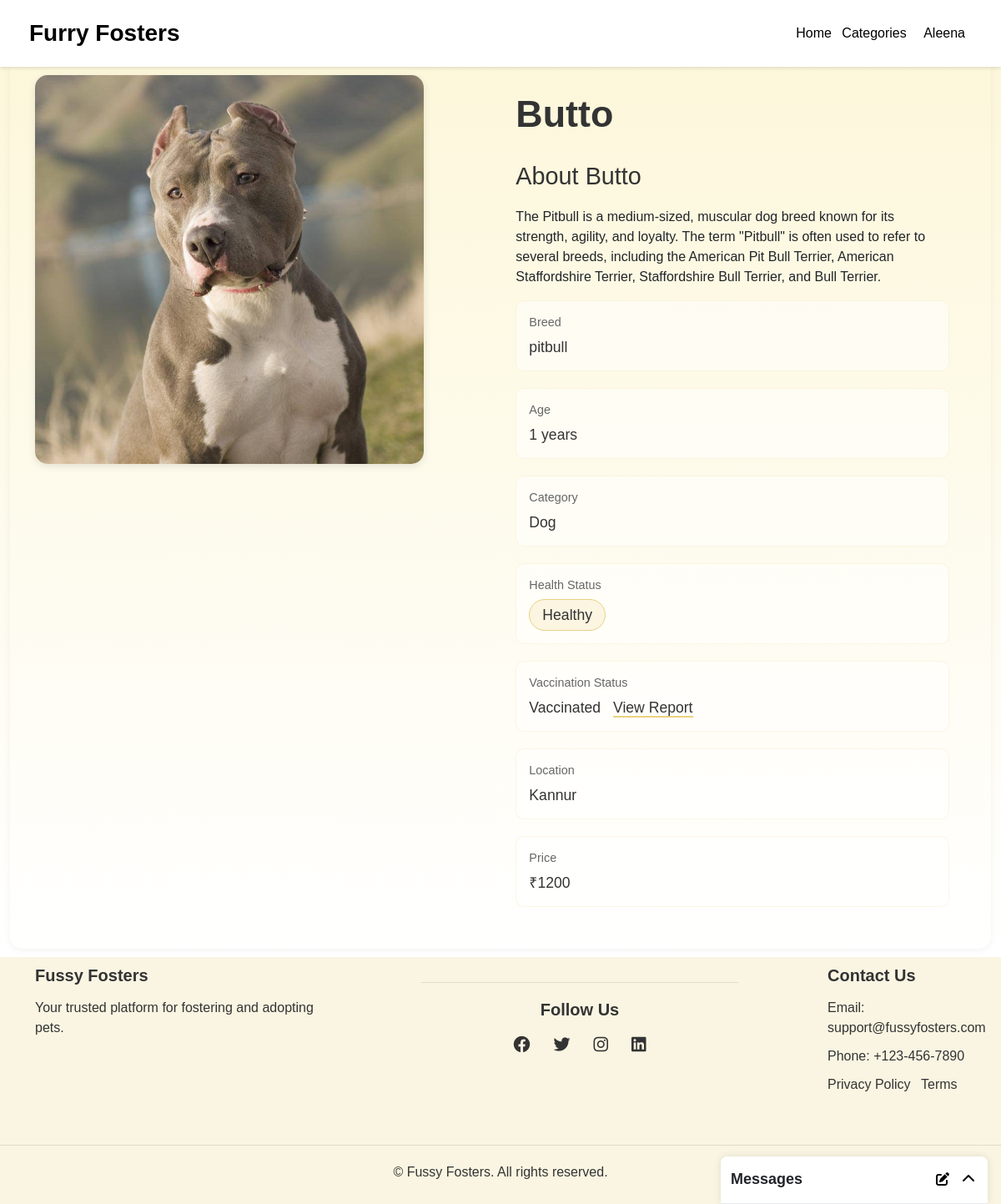
The app's page /pet/39/ (signed in) with its own data.
### accounts/models.py (models this page shows, shortened)
class CustomUser(AbstractUser):
    ROLE_CHOICES = [
        ('foster', 'Foster Home'),
        ('adopter', 'Adopter'),
        ('admin', 'Admin'),
    ]
    full_name = models.CharField(
        max_length=150,
        default='Unknown',
        blank=False,
        help_text="Enter your full name."
    )
    email = models.EmailField(unique=True)
    is_active = models.BooleanField(default=True)  # Defaults to True for all users except fosters
    role = models.CharField(max_length=20, choices=ROLE_CHOICES, default='adopter')
    phone_number = models.CharField(
        max_length=10,
        blank=True,
        null=True,
        validators=[
            RegexValidator(r'^\d{10}$', 'Only digits are allowed, and it must be exactly 10 digits.')
        ],
        help_text="Enter a valid 10-digit phone number."
    )
    license_number = models.CharField(
        max_length=50,
        blank=True,
        null=True,
        help_text="Required if registering as a foster."
    )

### movielapp/models.py (models this page shows, shortened)
class Pet(models.Model):
    CATEGORIES = [
        ('Dog', 'Dog'),
        ('Cat', 'Cat'),
        ('Bird', 'Bird'),
    ]
    name = models.CharField(max_length=100)
    breed = models.CharField(max_length=50)
    age = models.PositiveIntegerField()
    price = models.DecimalField(max_digits=10, decimal_places=0, default=0)
    gender = models.CharField(max_length=10, default='Male')
    health_status = models.CharField(max_length=100, default="Healthy")
    availability = models.BooleanField(default=True)
    foster_home = models.ForeignKey(CustomUser, on_delete=models.CASCADE, related_name="fostered_pets", null=True, blank=True)
    vaccine_report = models.FileField(upload_to='vaccine_report/', null=True)
    image = models.ImageField(upload_to='petimages/', null=True, blank=True)
    category = models.CharField(max_length=50, choices=CATEGORIES, default='Dog')
    about = models.TextField(null=True, blank=True)  # New field for pet description
    location = models.CharField(max_length=255, null=True, blank=True)  # New field for pet location

### movielapp/views.py (the view)
# urls.py: path('pet/<int:pet_id>/', views.pet_detail, name='pet_detail'),
@login_required
@never_cache
def pet_detail(request, pet_id):
    pet = get_object_or_404(Pet, id=pet_id)
    last_messages = (
        Message.objects.filter(
            Q(sender=request.user) | Q(recipient=request.user)
        )
        .values('pet_id')
        .annotate(last_message_id=Max('id'))
    )
    last_message_ids = [msg['last_message_id'] for msg in last_messages]
    last_messages_queryset = (
        Message.objects.filter(id__in=last_message_ids)
        .select_related('sender', 'recipient', 'pet')
        .order_by('-created_at')
    )
    chat_messages_queryset = Message.objects.filter(
        Q(pet=pet) &
        (Q(sender=request.user) | Q(recipient=request.user))
    ).order_by('created_at')
    context = {
        'pet': pet,
        'form': AdoptionIntentForm(),
        'last_messages': last_messages_queryset,
        'chat_messages': chat_messages_queryset,
    }
    return render(request, 'pets/pet_detail.html', context)

### movielapp/templates/pets/pet_detail.html (shortened to what this page needs)
{% extends 'homepage/layout.html' %}
{% load static %}
{% block content %}
<link rel="stylesheet" href="{% static 'css/pet_detail.css' %}?v=2" />
<div class="pet-detail">
    {% include "messages/message.html" %}
    <div class="pet-detail-container">
        <div class="pet-image-section">
            <img src="{{ pet.image.url }}" alt="{{ pet.name }}" class="pet-image">
        </div>
        <div class="pet-info-section">
            <h1>{{ pet.name }}</h1>
            <div class="pet-about">
                <h2>About {{ pet.name }}</h2>
                <p>{{ pet.about|default:"No description available." }}</p>
                <div class="info-grid">
                    <div class="info-item">
                        <span class="label">Breed</span>
                        <span class="value">{{ pet.breed }}</span>
                    </div>
                    <div class="info-item">
                        <span class="label">Age</span>
                        <span class="value">{{ pet.age }} years</span>
                    </div>
                    <div class="info-item">
                        <span class="label">Category</span>
                        <span class="value">{{ pet.category }}</span>
                    </div>
                    <div class="info-item">
                        <span class="label">Health Status</span>
                        <span class="value status-badge">{{ pet.health_status }}</span>
                    </div>
                    <div class="info-item">
                        <span class="label">Vaccination Status</span>
                        <span class="value">
                            {% if pet.vaccine_report %}
                                Vaccinated
                                <a href="{{ pet.vaccine_report.url }}" target="_blank" class="report-link">
                                    View Report
                                </a>
                            {% else %}
                                Not Vaccinated
                            {% endif %}
                        </span>
                    </div>
                    <div class="info-item">
                        <span class="label">Location</span>
                        <span class="value">{{ pet.location }}</span>
                    </div>
                    <div class="info-item">
                        <span class="label">Price</span>
                        <span class="value">₹{{ pet.price }}</span>
                    </div>
                </div>
            </div>
        </div>
    </div>
</div>
{% endblock %}

### movielapp/templates/homepage/header.html (shortened to what this page needs)
{% load static %}
<!DOCTYPE html>
<html lang="en">
<head>
    <link rel="stylesheet" href="{% static 'css/header.css' %}" />
    <link rel="stylesheet" href="https://cdnjs.cloudflare.com/ajax/libs/font-awesome/6.0.0/css/all.min.css" />
</head>
<body>
    <div class="header">
        <a href="{% url 'house' %}" class="logo">Furry Fosters</a>
        <div class="header-right">
            <a href="{% url 'house' %}">Home</a>
            <div class="dropdown">
                <button class="dropbtn">Categories</button>
            </div>
            {% if user.is_authenticated %}
                <div class="dropdown">
                    <button class="dropbtn">{{ user.full_name }}</button>
                </div>
            {% else %}
                <a href="{% url 'login' %}">Signup</a>
            {% endif %}
        </div>
    </div>
</body>
</html>

### static/css/header.css (style rules this page uses)
.header { background-color: white; display: flex; justify-content: space-between; align-items: center; padding: 15px 35px; box-shadow: 0 2px 4px rgba(0, 0, 0, 0.1); position: fixed; width: 100%; top: 0; z-index: 1000; font-family: Arial, sans-serif; height: 80px; }
.logo { font-size: 28px; font-weight: bold; text-decoration: none; color: black; }
.header-right a { margin-left: 10px; text-decoration: none; color: black; font-size: 16px; font-weight: 500; transition: color 0.3s ease-in-out; }
.dropdown { position: relative; display: inline-block; }
.dropbtn { background-color: transparent; color: black; padding: 8px 8px; border: none; cursor: pointer; font-size: 16px; font-weight: 500; }

### static/css/pet_detail.css (style rules this page uses)
.pet-detail { padding: 10px 1%; background: linear-gradient(to bottom, rgba(246, 227, 125, 0.3), white); min-height: 100vh; }
.pet-detail-container { max-width: 1500px; margin-top: 50px; display: grid; grid-template-columns: 1fr 1.2fr; gap: 90px; border-radius: 15px; padding: 30px; box-shadow: 0 2px 10px rgba(0, 0, 0, 0.05); }
.pet-image-section { display: flex; flex-direction: column; gap: 20px; }
.pet-image { width: 100%; aspect-ratio: 1; object-fit: cover; border-radius: 15px; box-shadow: 0 3px 10px rgba(0, 0, 0, 0.1); }
.pet-info-section { padding: 20px; }
.pet-info-section h1 { font-size: 2.8rem; font-weight: 700; color: #333; margin-bottom: 30px; }
.pet-about h2 { font-size: 1.8rem; color: #333; margin-bottom: 20px; }
.info-grid { display: grid; gap: 20px; }
.info-item { background: rgba(255, 255, 255, 0.5); padding: 15px; border-radius: 10px; border: 1px solid rgba(233, 210, 129, 0.2); }
.label { display: block; font-size: 0.9rem; color: #666; margin-bottom: 5px; }
.value { display: block; font-size: 1.1rem; color: #333; font-weight: 500; }
.status-badge { display: inline-block; background: rgb(233, 210, 129, 0.2); padding: 5px 15px; border-radius: 50px; border: 1px solid rgb(233, 210, 129); }
.report-link { color: #333; text-decoration: none; border-bottom: 2px solid rgb(233, 210, 129); margin-left: 10px; transition: all 0.3s ease; }

### static/css/footer.css (style rules this page uses)
html, body { height: 100%; margin: 0; padding: 0; font-family: Arial, sans-serif; }
body { display: flex; flex-direction: column; min-height: 100vh; }

### records on screen
CustomUser: full_name "Aleena"
Pet: image (picture), name "Butto", about "The Pitbull is a medium-sized, muscular dog breed known for its strength, agility, and loyalty. The term \"Pitbull\" is often used to refer to several breeds, including the American Pit Bull Terrier, American Staffordshire Terrier, Staffordshire Bull Terrier, and Bull Terrier.", breed "pitbull", age "1", category "Dog", health_status "Healthy", location "Kannur", price "1200"
